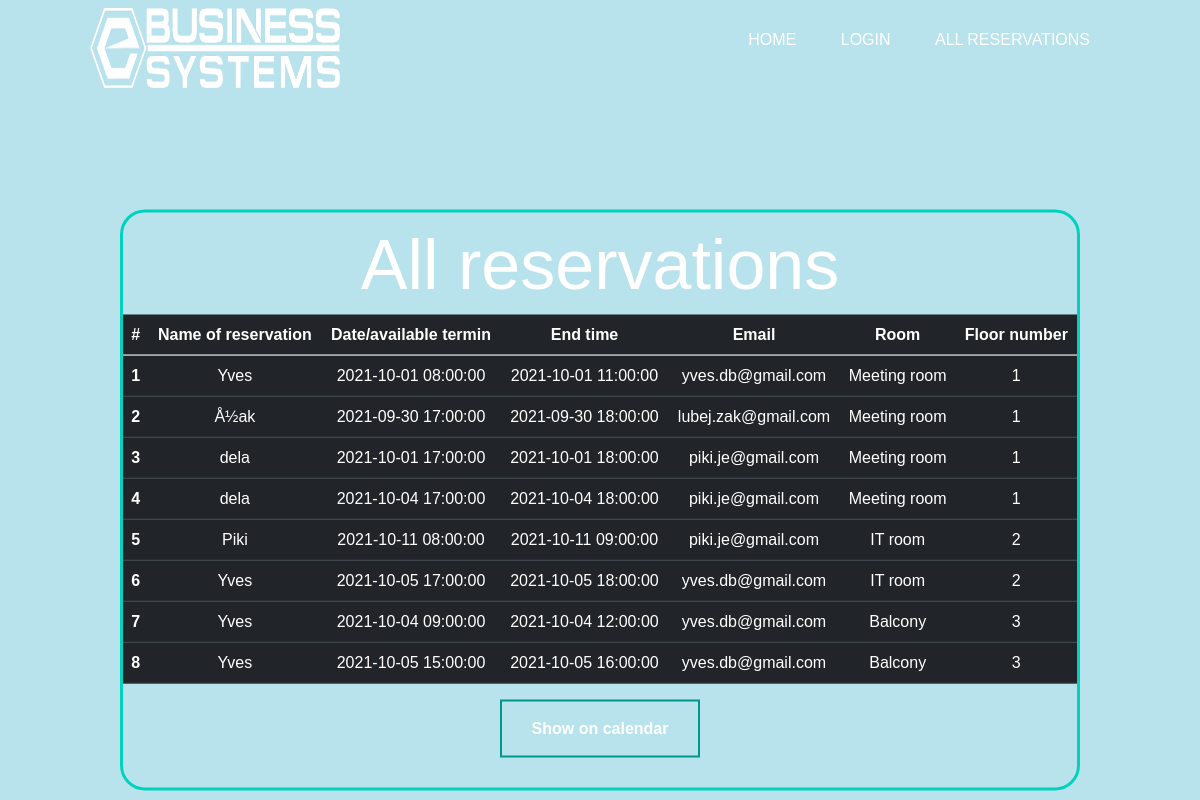
The page /vserezervacije.php on the database its author committed.
### tables this page shows
CREATE TABLE `reservations` (
  `id` int(11) NOT NULL,
  `name` varchar(250) NOT NULL,
  `date` timestamp NOT NULL DEFAULT current_timestamp() ON UPDATE current_timestamp(),
  `end_time` timestamp NOT NULL DEFAULT '0000-00-00 00:00:00',
  `room_id` int(11) DEFAULT NULL,
  `user_id` int(11) DEFAULT NULL
);

CREATE TABLE `users` (
  `id` int(11) NOT NULL,
  `email` varchar(250) NOT NULL,
  `password` varchar(250) NOT NULL,
  `admin` int(11) DEFAULT NULL,
  `username` varchar(250) NOT NULL
);

CREATE TABLE `rooms` (
  `id` int(11) NOT NULL,
  `name` varchar(20) NOT NULL,
  `description` text DEFAULT NULL,
  `floor_id` int(11) DEFAULT NULL,
  `slika` text NOT NULL
);

CREATE TABLE `floors` (
  `id` int(11) NOT NULL,
  `number` int(11) NOT NULL,
  `description` text DEFAULT NULL
);

### vserezervacije.php (the view, shortened to what this page needs)
<?php
include("functions.php");
?>
<!DOCTYPE html>
<html lang="sl" dir="ltr">
<head>
    <link rel="stylesheet" href="index.css">
    <link href="https://cdn.jsdelivr.net/npm/bootstrap@5.0.1/dist/css/bootstrap.min.css" rel="stylesheet">
</head>
<body>
    <div class="banner">
        <div class="navbar">
            <?php
            include("navbar.php");
            ?>
        </div>
    </div>
    <div class="content">
        <div style="background-color:transparent; width: 80%; margin: auto; border: 3px #00d2be solid; border-radius: 25px;">
            <h1 style="margin-top:10px">All reservations</h1>
            <div>
                <table class="table table-dark">
                    <thead>
                        <tr>
                            <th scope="col">#</th>
                            <th scope="col">Name of reservation</th>
                            <th scope="col">Date/available termin</th>
                            <th scope="col">End time</th>
                            <th scope="col">Email</th>
                            <th scope="col">Room</th>
                            <th scope="col">Floor number</th>
                        </tr>
                    </thead>
                    <tbody>
                        <?php
                        $count = 1;
                        $sql = "SELECT r.id, r.name, r.date, r.end_time AS end_time, u.email, ro.name AS room_number, f.number AS floor_number
                        FROM reservations r INNER JOIN users u ON u.id = r.user_id INNER JOIN rooms ro ON ro.id = r.room_id
                        INNER JOIN floors f ON f.id = ro.floor_id;";
                        $result = mysqli_query($con, $sql);
                        while ($row = mysqli_fetch_assoc($result)) {
                        ?>
                            <tr>
                                <form action="functions.php" method="post">
                                    <th scope="row"><?php echo $count ?></th>
                                    <td><?php echo $row["name"] ?></td>
                                    <td><?php echo $row["date"] ?></td>
                                    <td><?php echo $row["end_time"] ?></td>
                                    <td><?php echo $row["email"] ?></td>
                                    <td><?php echo $row["room_number"] ?></td>
                                    <td><?php echo $row["floor_number"] ?></td>
                                </form>
                            </tr>
                        <?php $count = $count + 1;
                        } ?>
                    </tbody>
                </table>
                <a href="index2.php"><button class="vserezervacije_button"> Show on calendar </button></a>
            </div>
        </div>
    </div>
</body>

### index.css (style rules this page uses)
* { margin: 0; padding: 0; font-family: sans-serif; }
body, html { background-color: #9fdae7db; }
.banner { width: 100%; height: 100vh; background-color: #9fdae7bd; background-size: cover; background-position: center; background-attachment: fixed; }
.navbar { width: 85%; margin: auto; padding: 35px 0; display: flex; align-items: center; justify-content: space-between; }
.content { width: 100%; position: absolute; top: 50%; transform: translateY(-50%); text-align: center; color: #fff; margin-top: 100px; }
.content h1 { font-size: 70px; margin-top: 80px; }
button { width: 200px; padding: 15px 0; text-align: center; margin: 20px 10px; border-radius: 25px; font-weight: bold; border: 2px solid #009688; background: transparent; color: #fff; cursor: pointer; position: relative; overflow: hidden; }
a { color: #fff; text-decoration: none; cursor: default; }
.vserezervacije_button { margin-bottom: 30px; }

### rows shown on the page
reservations: name "Yves", date "2021-10-01 08:00:00", end_time "2021-10-01 11:00:00", user.email "yves.db@gmail.com", room.name "Meeting room", floors.number "1"
reservations: name "Å½ak", date "2021-09-30 17:00:00", end_time "2021-09-30 18:00:00", user.email "lubej.zak@gmail.com", room.name "Meeting room", floors.number "1"
reservations: name "dela", date "2021-10-01 17:00:00", end_time "2021-10-01 18:00:00", user.email "piki.je@gmail.com", room.name "Meeting room", floors.number "1"
reservations: name "dela", date "2021-10-04 17:00:00", end_time "2021-10-04 18:00:00", user.email "piki.je@gmail.com", room.name "Meeting room", floors.number "1"
reservations: name "Piki", date "2021-10-11 08:00:00", end_time "2021-10-11 09:00:00", user.email "piki.je@gmail.com", room.name "IT room", floors.number "2"
reservations: name "Yves", date "2021-10-05 17:00:00", end_time "2021-10-05 18:00:00", user.email "yves.db@gmail.com", room.name "IT room", floors.number "2"
reservations: name "Yves", date "2021-10-04 09:00:00", end_time "2021-10-04 12:00:00", user.email "yves.db@gmail.com", room.name "Balcony", floors.number "3"
reservations: name "Yves", date "2021-10-05 15:00:00", end_time "2021-10-05 16:00:00", user.email "yves.db@gmail.com", room.name "Balcony", floors.number "3"
